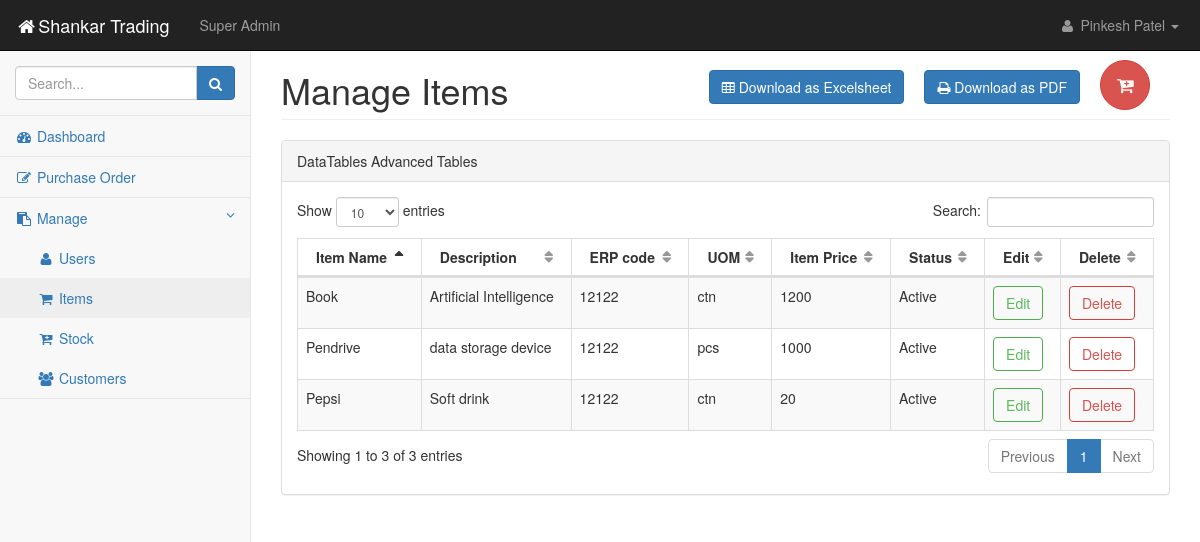
/pages/tables2.php (signed in), run on the app's committed database.
### tables this page shows
CREATE TABLE `tbl_items` (
  `item_id` int(11) NOT NULL,
  `item_name` varchar(255) NOT NULL,
  `description` varchar(255) NOT NULL,
  `erp_code` varchar(11) NOT NULL,
  `uom` varchar(11) NOT NULL,
  `item_price` float NOT NULL,
  `status` enum('0','1') NOT NULL DEFAULT '0'
);

### pages/tables2.php (the view, shortened to what this page needs)
<?php
include "sidepanel.php";
?>
            <div id="page-wrapper">
                <div class="row">
                    <div class="col-lg-12">
                        <form action="forms2.php" method="POST">
                    <button type="submit" class="btn btn-danger btn-circle btn-lg" style="float:right;margin:30px 20px 0px 0px;" name="addbtn">
                        <i class="fa  fa-cart-plus"></i></button></form>
                        <a href="pdflib.php?file=items"><button type="button" class="btn btn-primary" style="float:right;margin:40px 20px 0px 0px;">
                            <i class="fa fa-print"></i> Download as PDF</button></a>
                        <a href="export_excel2.php"><button type="button" class="btn btn-primary" style="float:right;margin:40px 20px 0px 0px;">
                            <i class="fa fa-table"></i> Download as Excelsheet</button></a>
                        <h1 class="page-header">Manage Items</h1>
                    </div>
                </div>
                <div class="row">
                    <div class="col-lg-12">
                        <div class="panel panel-default">
                            <div class="panel-heading">
                                DataTables Advanced Tables
                            </div>
                            <div class="panel-body">
                                <div class="dataTable_wrapper">
                                    <table class="table table-striped table-bordered table-hover" id="dataTables-example">
                                        <thead>
                                            <tr>
                                                <th>Item Name</th>
                                                <th>Description</th>
                                                <th>ERP code</th>
                                                <th>UOM</th>
                                                <th>Item Price</th>
                                                <th>Status</th>
                                                <th>Edit</th>
                                                <th>Delete</th>
                                            </tr>
                                        </thead>
                                        <tbody>
                                            <?php
                                            $sql = "SELECT * FROM `tbl_items`";
                                            $result = $conn->query($sql);
                                            while($row=$result->fetch_assoc()){?>
                                            <tr class="odd gradeX">
                                                <td><?php echo $row['item_name'];?></td>
                                                <td><?php echo $row['description'];?></td>
                                                <td><?php echo $row['erp_code'];?></td>
                                                <td><?php echo $row['uom'];?></td>
                                                <td><?php echo $row['item_price'];?></td>
                                                <td><?php
                                                if($row['status'] == 1){
                                                    echo 'Active';
                                                } else {
                                                    echo 'Inactive';
                                                }?></td>
                                                <td class="center">
                                                    <form action="forms2.php" method="POST">
                                                    <button type="submit" class="btn btn-outline btn-success" name="editbtn">Edit</button>
                                                    </form>
                                                </td>
                                                <td class="center">
                                                    <form action="delete_user.php" method="POST">
                                                    <button type="submit" onclick="return confirm_delete()" class="btn btn-outline btn-danger" name="deletebtn">Delete</button>
                                                    </form>
                                                </td>
                                            </tr>
                                            <?php } ?>
                                        </tbody>
                                    </table>
                                </div>
                            </div>
                        </div>
                    </div>
                </div>
            </div>
        </div>
    </body>
</html>

### css/startmin.css (style rules this page uses)
body { background-color: #f8f8f8; }
#page-wrapper { padding: 30px 15px 0 15px; min-height: 568px; background-color: #fff; }
@media (min-width:768px) { #page-wrapper { position: inherit; margin-left: 250px; padding: 30px 30px 0 30px; border-left: 1px solid #e7e7e7; } }
.btn-outline { color: inherit; background-color: transparent; transition: all .5s; }
.btn-success.btn-outline { color: #5cb85c; }
.btn-danger.btn-outline { color: #d9534f; }
table.dataTable thead .sorting, table.dataTable thead .sorting_asc, table.dataTable thead .sorting_desc, table.dataTable thead .sorting_asc_disabled, table.dataTable thead .sorting_desc_disabled { background: 0 0; }
table.dataTable thead .sorting_asc:after { content: "\f0de"; float: right; font-family: fontawesome; }
table.dataTable thead .sorting:after { content: "\f0dc"; float: right; font-family: fontawesome; color: rgba(50,50,50,.5); }
.btn-circle { width: 30px; height: 30px; padding: 6px 0; border-radius: 15px; text-align: center; font-size: 12px; line-height: 1.428571429; }
.btn-circle.btn-lg { width: 50px; height: 50px; padding: 10px 16px; border-radius: 25px; font-size: 18px; line-height: 1.33; }

### data on the page
tbl_items: item_name "Book", description "Artificial Intelligence", erp_code "12122", uom "ctn", item_price "1200", status "Active"
tbl_items: item_name "Pepsi", description "Soft drink", erp_code "12122", uom "ctn", item_price "20", status "Active"
tbl_items: item_name "Pendrive", description "data storage device", erp_code "12122", uom "pcs", item_price "1000", status "Active"

### other printed values
$_SESSION['fname'] "Pinkesh"
$_SESSION['lname'] "Patel"
